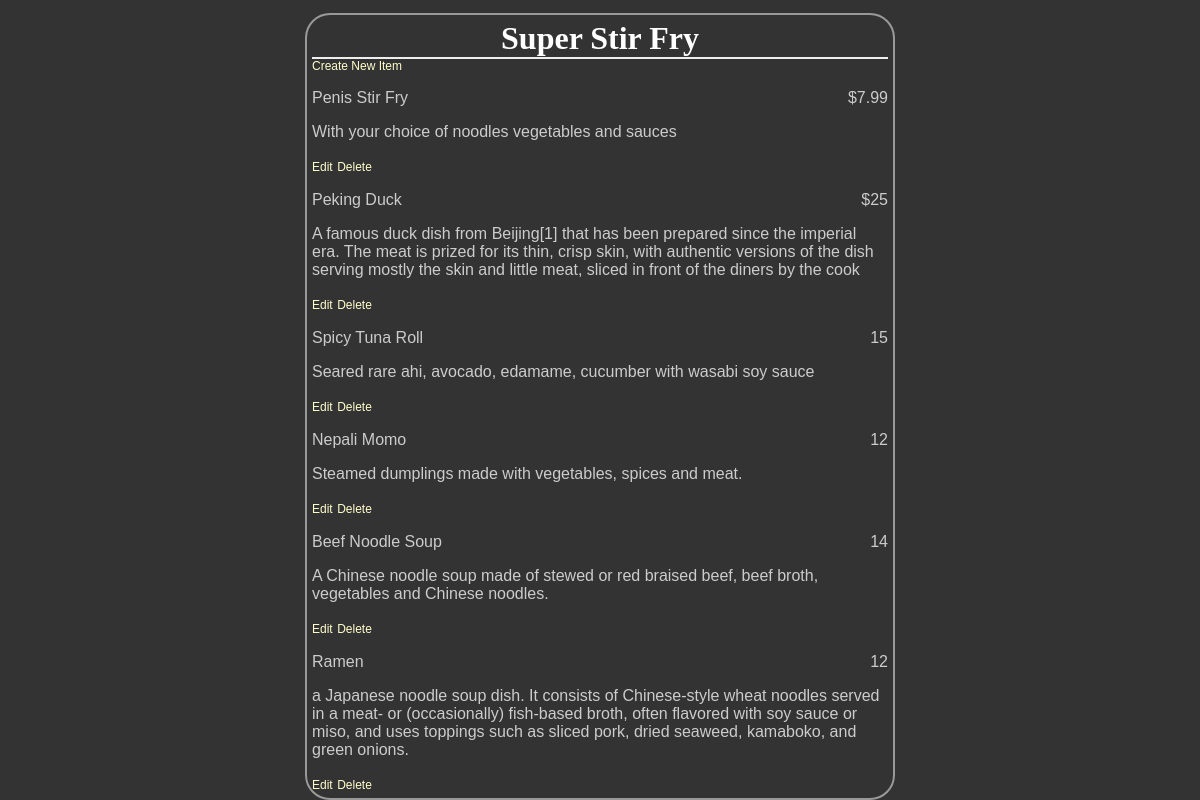
The app's page /restaurants/2/ with its own data.
### database_setup.py (models this page shows, shortened)
class Restaurant(Base):
    __tablename__ = 'restaurant'
    id = Column(Integer, primary_key=True)
    name = Column(String(250), nullable=False)

class MenuItem(Base):
    __tablename__ = 'menu_item'
    name = Column(String(80), nullable=False)
    id = Column(Integer, primary_key=True)
    description = Column(String(250))
    price = Column(String(8))
    course = Column(String(250))
    restaurant_id = Column(Integer, ForeignKey('restaurant.id'))
    restaurant = relationship(Restaurant)

### project.py (the view)
@app.route('/restaurants/<int:restaurant_id>/')
def restaurantMenu(restaurant_id):
    restaurant = session.query(Restaurant).filter_by(id=restaurant_id).first()
    items = session.query(MenuItem).filter_by(restaurant_id=restaurant.id)
    return render_template('menu.html', restaurant = restaurant, items = items)

### templates/menu.html (shortened to what this page needs)
<html>
<head>
	<link rel=stylesheet type=text/css href="{{ url_for('static', filename='styles.css') }}">
	</head>
	<body>
	<div class = 'pane'>
		<div class = 'header'>
		<h1>{{ restaurant.name }}</h1>
	</div>
	<a href = '{{url_for('newMenuItem', restaurant_id = restaurant.id) }}'>Create New Item</a>
		{% for i in items %}
    <div class = 'nameAndPrice'>
		<span class = 'name'><p>{{i.name}}</p></span>
		<span class = 'price'>
		<p>{{i.price}} </p>
	</span>
	</div>
	<div class = 'description'>
		<p>{{i.description}}</p>
	</div>
	<div class = "editdeletepane">
	<a href='{{url_for('editMenuItem',restaurant_id = restaurant.id, menu_id=i.id)}}' >Edit</a>
	<a href='{{url_for('deleteMenuItem', restaurant_id = restaurant.id, menu_id=i.id)}}' >
	Delete</a>
	</div>
		{% endfor %}
</div>
	</body>
</html>

### static/styles.css (style rules this page uses)
body { font-family: sans-serif; background-image: url('img3.jpg'); background-color: #333333 }
h1, h2, h3, h4 { color: #FFFFFF; }
h1, h2 { font-family: 'Georgia', serif; margin: 0; }
h1 { border-bottom: 2px solid #eee; }
p, dd, dt { color: #CCCCCC; }
a { text-decoration: none; color:#FFFFCC; font-size: .75em; }
.pane { position:absolute; left: 25%; right: 25%; border: 2px solid; border-radius: 25px; padding: 5px; margin: 5px; border-color: #999999; background-color: #333333 }
.header { left:50%; text-align: center; }
.name { width:50%;display: inline-block; float: left; }
.price { text-align: right; width:50%; float: right; }

### records on screen
Restaurant: name "Super Stir Fry"
MenuItem: name "Penis Stir Fry", price "$7.99", description "With your choice of noodles vegetables and sauces"
MenuItem: name "Peking Duck", price "$25", description "A famous duck dish from Beijing[1] that has been prepared since the imperial era. The meat is prized for its thin, crisp skin, with authentic versions of the dish serving mostly the skin and little meat, sliced in front of the diners by the cook"
MenuItem: name "Spicy Tuna Roll", price "15", description "Seared rare ahi, avocado, edamame, cucumber with wasabi soy sauce"
MenuItem: name "Nepali Momo", price "12", description "Steamed dumplings made with vegetables, spices and meat."
MenuItem: name "Beef Noodle Soup", price "14", description "A Chinese noodle soup made of stewed or red braised beef, beef broth, vegetables and Chinese noodles."
MenuItem: name "Ramen", price "12", description "a Japanese noodle soup dish. It consists of Chinese-style wheat noodles served in a meat- or (occasionally) fish-based broth, often flavored with soy sauce or miso, and uses toppings such as sliced pork, dried seaweed, kamaboko, and green onions."
